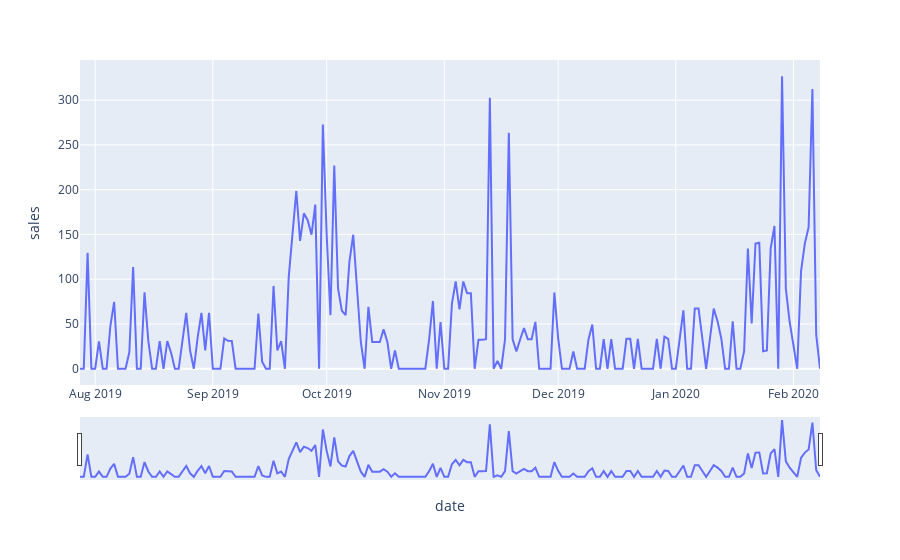

Write notebook code for a chart like this one.
### Code cell
fig = px.line(X, x='date', y='sales')
fig.update_xaxes(rangeslider_visible=True)
fig.show()

### Figure 1 — Plotly figure (JSON) as saved in the notebook; plotly's stock layout.template omitted (floating-point values rounded to 4 significant figures; data arrays with more than 128 entries replaced by an {"elided": "..."} marker saying what was removed)
{"data": [{"hovertemplate": "date=%{x}<br>sales=%{y}<extra></extra>", "legendgroup": "", "line": {"color": "#636efa", "dash": "solid"}, "mode": "lines", "name": "", "orientation": "v", "showlegend": false, "type": "scatter", "x": {"elided": "190 str values"}, "xaxis": "x", "y": {"elided": "190 float values"}, "yaxis": "y"}], "layout": {"legend": {"tracegroupgap": 0}, "margin": {"t": 60}, "xaxis": {"anchor": "y", "domain": [0, 1], "rangeslider": {"visible": true}, "title": {"text": "date"}}, "yaxis": {"anchor": "x", "domain": [0, 1], "title": {"text": "sales"}}}}
